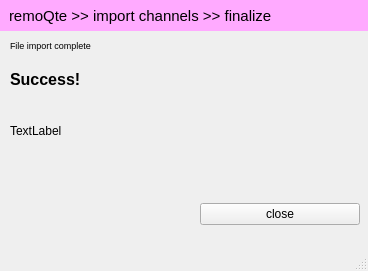
<?xml version="1.0" encoding="UTF-8"?>
<ui version="4.0">
 <class>MainWindow</class>
 <widget class="QMainWindow" name="MainWindow">
  <property name="geometry">
   <rect>
    <x>0</x>
    <y>0</y>
    <width>368</width>
    <height>271</height>
   </rect>
  </property>
  <property name="windowTitle">
   <string>remoQte</string>
  </property>
  <widget class="QWidget" name="centralwidget">
   <widget class="QWidget" name="verticalLayoutWidget">
    <property name="geometry">
     <rect>
      <x>0</x>
      <y>0</y>
      <width>371</width>
      <height>31</height>
     </rect>
    </property>
    <layout class="QVBoxLayout" name="verticalLayout">
     <item>
      <widget class="QLabel" name="label">
       <property name="font">
        <font>
         <family>Arial</family>
         <pointsize>11</pointsize>
        </font>
       </property>
       <property name="styleSheet">
        <string notr="true">background:rgb(255, 170, 255);
padding:0 0 0 5;</string>
       </property>
       <property name="text">
        <string>remoQte &gt;&gt; import channels &gt;&gt; finalize</string>
       </property>
      </widget>
     </item>
    </layout>
   </widget>
   <widget class="QWidget" name="verticalLayoutWidget_2">
    <property name="geometry">
     <rect>
      <x>10</x>
      <y>30</y>
      <width>351</width>
      <height>31</height>
     </rect>
    </property>
    <layout class="QVBoxLayout" name="verticalLayout_2">
     <item>
      <widget class="QLabel" name="label_2">
       <property name="font">
        <font>
         <pointsize>7</pointsize>
        </font>
       </property>
       <property name="text">
        <string>File import complete</string>
       </property>
       <property name="wordWrap">
        <bool>true</bool>
       </property>
       <property name="margin">
        <number>5</number>
       </property>
      </widget>
     </item>
    </layout>
   </widget>
   <widget class="QWidget" name="verticalLayoutWidget_5">
    <property name="geometry">
     <rect>
      <x>10</x>
      <y>189</y>
      <width>160</width>
      <height>51</height>
     </rect>
    </property>
    <layout class="QVBoxLayout" name="verticalLayout_5"/>
   </widget>
   <widget class="QWidget" name="verticalLayoutWidget_6">
    <property name="geometry">
     <rect>
      <x>200</x>
      <y>189</y>
      <width>160</width>
      <height>51</height>
     </rect>
    </property>
    <layout class="QVBoxLayout" name="verticalLayout_6">
     <item>
      <widget class="QPushButton" name="btnclose">
       <property name="enabled">
        <bool>true</bool>
       </property>
       <property name="text">
        <string>close</string>
       </property>
      </widget>
     </item>
    </layout>
   </widget>
   <widget class="QWidget" name="verticalLayoutWidget_3">
    <property name="geometry">
     <rect>
      <x>10</x>
      <y>70</y>
      <width>351</width>
      <height>101</height>
     </rect>
    </property>
    <layout class="QVBoxLayout" name="verticalLayout_3">
     <item>
      <widget class="QLabel" name="label_3">
       <property name="font">
        <font>
         <family>Arial</family>
         <pointsize>12</pointsize>
         <weight>75</weight>
         <bold>true</bold>
        </font>
       </property>
       <property name="text">
        <string>Success!</string>
       </property>
       <property name="textFormat">
        <enum>Qt::PlainText</enum>
       </property>
       <property name="alignment">
        <set>Qt::AlignLeading|Qt::AlignLeft|Qt::AlignTop</set>
       </property>
      </widget>
     </item>
     <item>
      <widget class="QLabel" name="successlabel">
       <property name="text">
        <string>TextLabel</string>
       </property>
       <property name="textFormat">
        <enum>Qt::PlainText</enum>
       </property>
       <property name="alignment">
        <set>Qt::AlignLeading|Qt::AlignLeft|Qt::AlignTop</set>
       </property>
       <property name="wordWrap">
        <bool>true</bool>
       </property>
      </widget>
     </item>
    </layout>
   </widget>
  </widget>
  <widget class="QStatusBar" name="statusbar"/>
 </widget>
 <resources/>
 <connections/>
</ui>
